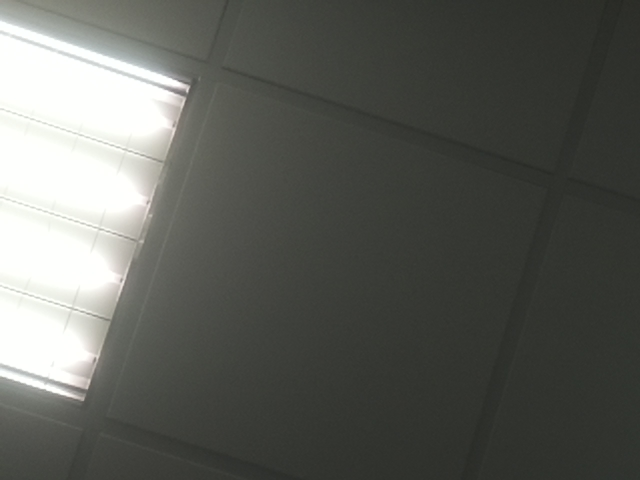
#> input picture image.jpg, 640 x 480 px
$ python rec.py   (Python 2 division)
#> lines starting #> are read from the running program, lines starting #| are printed output that depends on the picture; after the words box and inside, x2 and y2 are one past the last pixel; in counts of white or black regions, pixels touching at a corner belong together; long printed decimals are rounded
import cv2
import numpy as np
import picamera
import threading
#import math
import time
def otsu_canny(i,lowrate=0.4):
    img = i.copy()
    global le,wi
    ret,_ = cv2.threshold(img,thresh=0,maxval=255,type=(cv2.THRESH_BINARY+cv2.THRESH_OTSU))
    print "threshold1= ",(ret*lowrate),"threshold2= ",ret
    edged = cv2.Canny(img,threshold1 = (ret*lowrate),threshold2 = ret)
    edged = cv2.resize(edged,(le,wi))
    return edged

def median_canny(i,sigma=0.33):
    global le,wi
    img = i.copy()
    v=np.median(img)
    lower = int(max(0,(1.0-sigma)*v))
    upper = int(min(255,(1.0+sigma)*v))
    edged = cv2.Canny(img,lower,upper)
    edged = cv2.resize(edged,(le,wi))
    return edged

def similarity(img1,img2):
    #size = 260*195
    global le,wi
    size = le*wi
    img1 = cv2.resize(img1,(le,wi))
    img2 = cv2.resize(img2,(le,wi))
    mu1 = float(np.sum(img1))/size
    mu2 = float(np.sum(img2))/size
    sub1 = np.subtract(img1,mu1)
    sub2 = np.subtract(img2,mu2)
    sd11 = np.sum(sub1*sub1)/size
    sd22 = np.sum(sub2*sub2)/size
    sd1 = np.sqrt(sd11) #standard deviation
    sd2 = np.sqrt(sd22)
    cov = (np.sum(sub1*sub2))/size #covariance
    k1=0.01
    k2=0.03
    L=255
    c1=(k1*L)
    c2=(k2*L)
    c1=c1*c1
    c2=c2*c2
    c3 = c2/2
    s = 1000
    l12 = float(int((2*mu1*mu2 + c1) / (mu1*mu1 + mu2*mu2 + c1)*s))/s
    c12 = float(int((2*sd1*sd2 + c2) / (sd11 + sd22 + c2)*s))/s
    s12 = float(int((cov + c3) / (sd1*sd2 + c3)*s))/s
    s12 = (cov+c3)/(sd1*sd2+c3)
    alpha = 1
    beta = 1
    gamma = 0.01
    #print "alpha= ",alpha,"beta= ",beta,"gamma= ",gamma
    #son = (2*mu1*mu2+c1)*(2*cov+c2)
    ##mo = (mu1*mu1+mu2*mu2+c1)*(sd1+sd2+c2)
    print "l= ",l12,"c= ",c12,"s= ",s12
    if(l12 < 0 or c12 < 0 or s12 < 0):
        print "negative "
    else:
        ssim = (l12**alpha) * (c12**beta) * (s12**gamma)
        ssim = s12
        print ssim

le = 640/1
wi = 480/1
rele = 260
rewi = 195
first = raw_input("pic1: ")
#> the answer given: image.jpg
sec = raw_input("pic2: ")
#> the answer given: img0.jpg
tstart = time.time()
i9 = cv2.imread(first)
#> i9 is the input picture: shape (480, 640, 3); mean B, G, R 89.1, 94.3, 92.6
i10 = cv2.imread(sec)
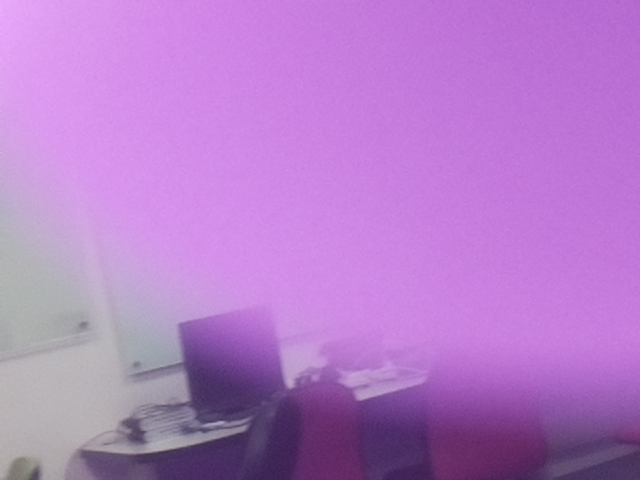
#> input picture img0.jpg, 640 x 480 px
#> i10 is the input picture: shape (480, 640, 3); mean B, G, R 201.3, 124.6, 181.6
# [5 lines of commented-out code are left out]
gray9 = cv2.cvtColor(i9,cv2.COLOR_BGR2GRAY)
gray10 = cv2.cvtColor(i10,cv2.COLOR_BGR2GRAY)
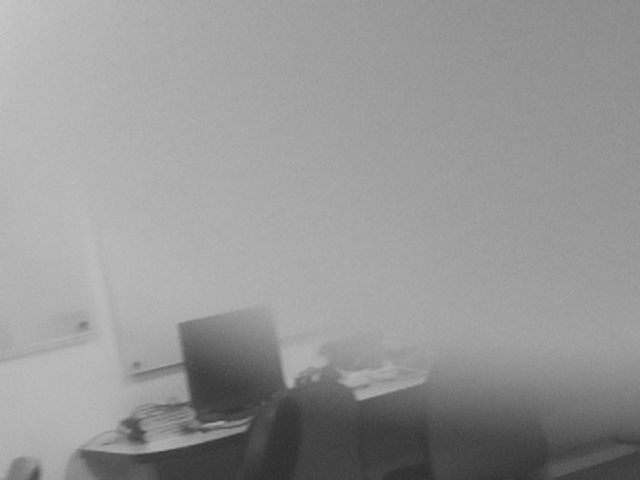
#> gray10: shape (480, 640); min 45, max 202, mean 150.4
count=19
#i9=edge(i9)
count=20
#i10=edge(i10)
print "original"
similarity(i9,i10)
#> in similarity, `mu1 = float(np.sum(img1))/size`: mu1 = 276
#> in similarity, `mu2 = float(np.sum(img2))/size`: mu2 = 507.4
#> in similarity, `sub1 = np.subtract(img1,mu1)`:
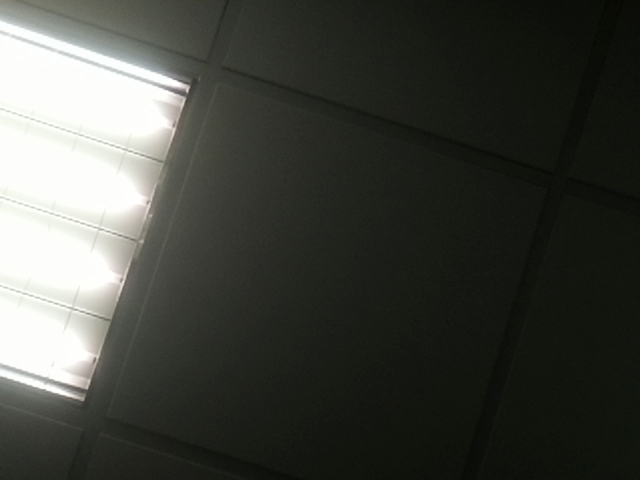
#> sub1: shape (480, 640, 3) float64; mean B, G, R -186.9, -181.7, -183.4; drawn with min black and max white
#> in similarity, `sub2 = np.subtract(img2,mu2)`:
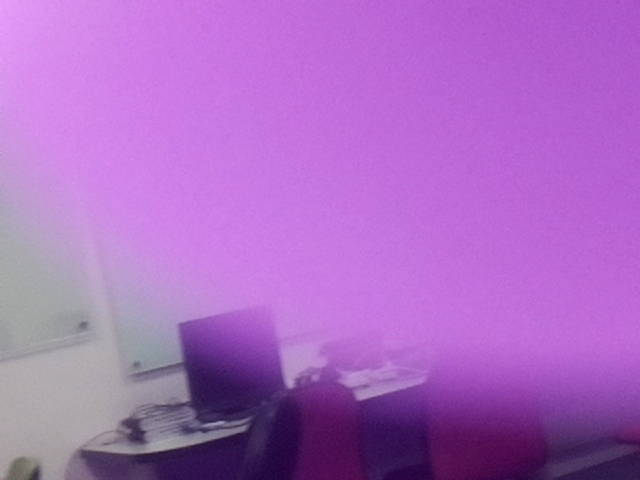
#> sub2: shape (480, 640, 3) float64; mean B, G, R -306.2, -382.8, -325.9; drawn with min black and max white
#> in similarity, `sd11 = np.sum(sub1*sub1)/size`: sd11 = 115632.2
#> in similarity, `sd22 = np.sum(sub2*sub2)/size`: sd22 = 350878.2
#> in similarity, `sd1 = np.sqrt(sd11)`: sd1 = 340
#> in similarity, `sd2 = np.sqrt(sd22)`: sd2 = 592.3
#> in similarity, `cov = (np.sum(sub1*sub2))/size`: cov = 189317.1
#> in similarity, `l12 = float(int((2*mu1*mu2 + c1) / (mu1*mu1 + mu2*mu2 + c1)*s))/s`: l12 = 0.839
#> in similarity, `c12 = float(int((2*sd1*sd2 + c2) / (sd11 + sd22 + c2)*s))/s`: c12 = 0.863
#> in similarity, `s12 = float(int((cov + c3) / (sd1*sd2 + c3)*s))/s`: s12 = 0.939
#> in similarity, `s12 = (cov+c3)/(sd1*sd2+c3)`: s12 = 0.94
#| l=  0.839 c=  0.863 s=  0.9399
#> in similarity, `ssim = (l12**alpha) * (c12**beta) * (s12**gamma)`: ssim = 0.724
#> in similarity, `ssim = s12`: ssim = 0.94
#| 0.9399
blur9 = cv2.GaussianBlur(gray9,(3,3),0)
blur10 = cv2.GaussianBlur(gray10,(3,3),0)
print "blur"
similarity(blur9,blur10)
#> in similarity (call 2), `mu1 = float(np.sum(img1))/size`: mu1 = 93.24
#> in similarity (call 2), `mu2 = float(np.sum(img2))/size`: mu2 = 150.4
#> in similarity (call 2), `sub2 = np.subtract(img2,mu2)`:
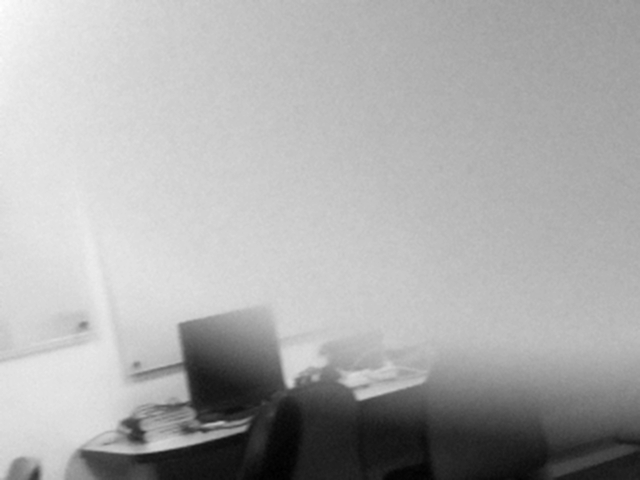
#> sub2: shape (480, 640) float64; min -103.4, max 49.62, mean 0; drawn with min black and max white
#> in similarity (call 2), `sd11 = np.sum(sub1*sub1)/size`: sd11 = 4656.6
#> in similarity (call 2), `sd22 = np.sum(sub2*sub2)/size`: sd22 = 1169.5
#> in similarity (call 2), `sd1 = np.sqrt(sd11)`: sd1 = 68.24
#> in similarity (call 2), `sd2 = np.sqrt(sd22)`: sd2 = 34.2
#> in similarity (call 2), `cov = (np.sum(sub1*sub2))/size`: cov = 1102
#> in similarity (call 2), `l12 = float(int((2*mu1*mu2 + c1) / (mu1*mu1 + mu2*mu2 + c1)*s))/s`: l12 = 0.895
#> in similarity (call 2), `c12 = float(int((2*sd1*sd2 + c2) / (sd11 + sd22 + c2)*s))/s`: c12 = 0.803
#> in similarity (call 2), `s12 = float(int((cov + c3) / (sd1*sd2 + c3)*s))/s`: s12 = 0.478
#> in similarity (call 2), `s12 = (cov+c3)/(sd1*sd2+c3)`: s12 = 0.479
#| l=  0.895 c=  0.803 s=  0.4787
#> in similarity (call 2), `ssim = (l12**alpha) * (c12**beta) * (s12**gamma)`: ssim = 0.713
#> in similarity (call 2), `ssim = s12`: ssim = 0.479
#| 0.4787

t9= otsu_canny(blur9)
#> in otsu_canny, `ret,_ = cv2.threshold(img,thresh=0,maxval=255,type=(cv2.THRESH_BINARY+..`: ret = 151
#| threshold1=  60.400 threshold2=  151.0
#> in otsu_canny, `edged = cv2.Canny(img,threshold1 = (ret*lowrate),threshold2 = ret)`:
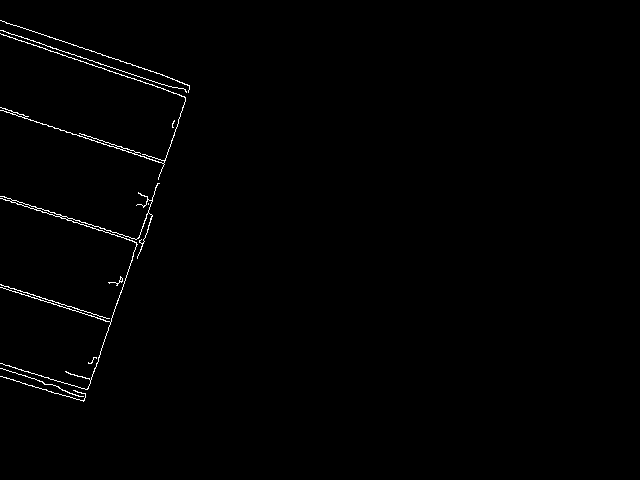
#> edged: shape (480, 640); 0.75% white in thin lines or dots, all inside (x1, y1, x2, y2) = (0, 20, 190, 402)
t10 = otsu_canny(blur10)
#| threshold1=  48.400 threshold2=  121.0
#> in otsu_canny (call 2), `edged = cv2.Canny(img,threshold1 = (ret*lowrate),threshold2 = ret)`: edged: shape (480, 640); 0.43% white in thin lines or dots, all inside (x1, y1, x2, y2) = (8, 311, 429, 480)
cv2.imwrite("canny9.jpg",t9)
cv2.imwrite("canny10.jpg",t10)
print "blur otsu_canny"
similarity(t9,t10)
#| l=  0.942 c=  0.966 s=  0.06819
#| 0.06819

t9= median_canny(blur9)
#> in median_canny, `v=np.median(img)`: v = 61
#> in median_canny, `lower = int(max(0,(1.0-sigma)*v))`: lower = 40
#> in median_canny, `upper = int(min(255,(1.0+sigma)*v))`: upper = 81
#> in median_canny, `edged = cv2.Canny(img,lower,upper)`: edged: shape (480, 640); 0.9% white in thin lines or dots, all inside (x1, y1, x2, y2) = (0, 20, 192, 402)
t10 = median_canny(blur10)
#> in median_canny (call 2), `edged = cv2.Canny(img,lower,upper)`: edged: shape (480, 640); 0.1% white in thin lines or dots, all inside (x1, y1, x2, y2) = (76, 381, 424, 455)
cv2.imwrite("canny_m9.jpg",t9)
cv2.imwrite("canny_m10.jpg",t10)
print "blur median_canny"
similarity(t9,t10)
#| l=  0.65 c=  0.637 s=  0.128
#| 0.128

i9 = cv2.Canny(i9,46.5,155)
i10 = cv2.Canny(i10,46.5,155)
#> i10: shape (480, 640); 0.46% white in thin lines or dots, all inside (x1, y1, x2, y2) = (9, 311, 430, 467)
print "canny"
similarity(i9,i10)
#| l=  0.928 c=  0.961 s=  0.06244
#| 0.06244

i9 = cv2.Canny(blur9,46.5,155)
i10 = cv2.Canny(blur10,46.5,155)
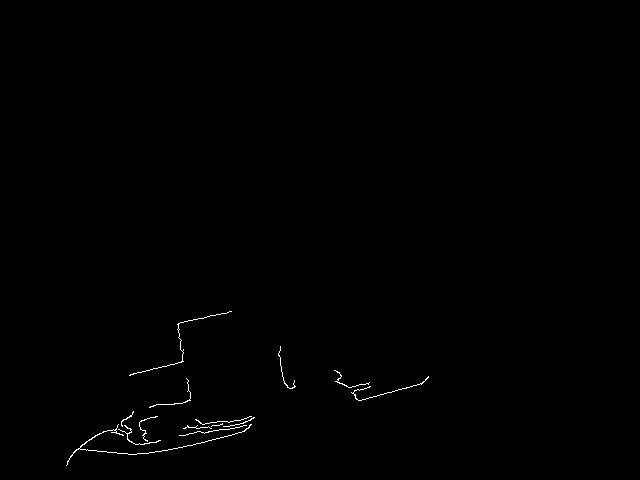
#> i10: shape (480, 640); 0.36% white in thin lines or dots, all inside (x1, y1, x2, y2) = (66, 311, 429, 466)
print "blur canny"
similarity(i9,i10)
#| l=  0.897 c=  0.935 s=  0.07358
#| 0.07358

tend = time.time()
print "time= ",tend-tstart

#detect(i9,i10)
